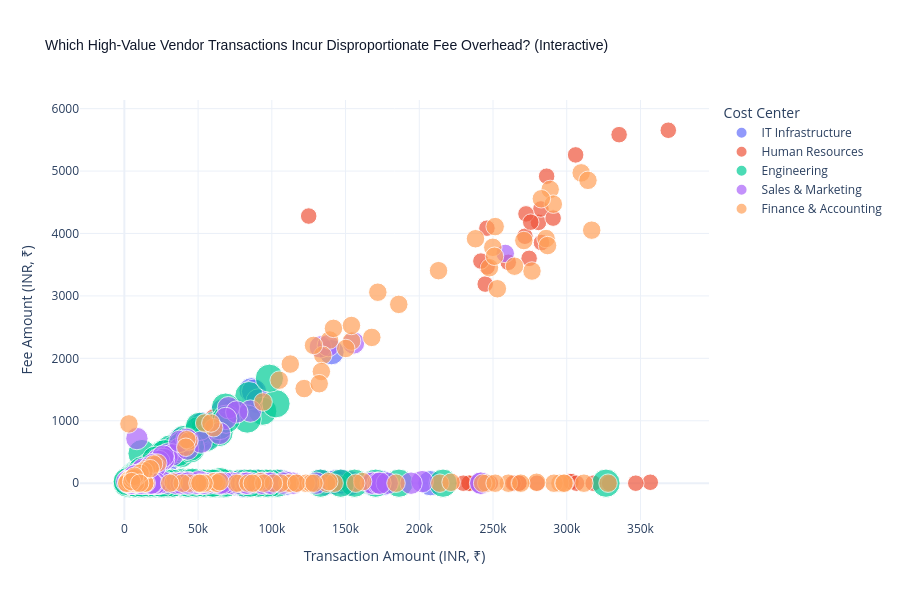

This figure's notebook cell:
### Markdown cell above
## 📌 Section 7: Multivariate Analysis (Correlation Heatmap, Pair Plot, Bubble Chart, Faceted Multiples)

### 📘 The Lesson: High-Dimensional Interactions
* **What is it?** The simultaneous examination of three or more variables to discover underlying latent patterns, multi-factor dependencies, and interaction effects.
* **Visual Toolkit:**
  * **Pearson Correlation Matrix Heatmap:** Computes pairwise linear correlation coefficients ($r \in [-1, 1]$).
  * **Pair Plot:** Matrices of bivariate scatter plots with univariate diagonal distributions, hue-segmented by categorical groups.
  * **Plotly Bubble Chart:** Encodes 4 dimensions simultaneously ($X = \text{Amount}$, $Y = \text{Fee}$, $\text{Bubble Size} = \text{Budget}$, $\text{Color} = \text{Department}$).
  * **Faceted Small Multiples:** Partitions data across categorical dimensions to eliminate visual clutter.

### Code cell
# Section 7.1: Correlation Matrix Heatmap
plt.figure(figsize=(9, 7))
numeric_cols = ['amount', 'fee_amount', 'monthly_budget', 'credit_limit', 'approval_rating']
corr_matrix = df_clean[numeric_cols].corr()

mask = np.triu(np.ones_like(corr_matrix, dtype=bool))
sns.heatmap(corr_matrix, annot=True, fmt='.3f', cmap='coolwarm', vmin=-1, vmax=1,
            mask=mask, square=True, linewidths=1, cbar_kws={'label': 'Pearson Correlation Coefficient (r)'})
plt.title("What Linear Correlations Exist Across Numerical Financial Metrics? (Pearson r)", fontsize=12, fontweight='bold', pad=15)
plt.show()

# Section 7.2: Faceted Small Multiples (Departmental Amount Distributions)
g = sns.FacetGrid(df_clean[df_clean['amount'] < 300000], col='department_name', col_wrap=3, height=3.5, aspect=1.3, sharey=False)
g.map(sns.histplot, 'amount', kde=True, color='#0284c7', bins=25)
g.set_axis_labels("Transaction Amount (INR, ₹)", "Transaction Frequency")
g.set_titles(col_template="Department: {col_name}", size=10, weight='bold')
g.fig.subplots_adjust(top=0.88)
g.fig.suptitle("How Do Spend Profiles Structurally Differ Across Enterprise Cost Centers? (<₹3L Filtered)", fontsize=13, fontweight='bold')
plt.show()

# Section 7.3: Interactive Plotly Bubble Chart (4 Dimensions)
fig_bubble = px.scatter(
    df_clean[df_clean['amount'] < 500000],
    x='amount',
    y='fee_amount',
    size='monthly_budget',
    color='department_name',
    hover_name='vendor_name',
    hover_data=['category_name', 'account_type'],
    title="Which High-Value Vendor Transactions Incur Disproportionate Fee Overhead? (Interactive)",
    labels={
        'amount': 'Transaction Amount (INR, ₹)',
        'fee_amount': 'Fee Amount (INR, ₹)',
        'monthly_budget': 'Department Budget (INR, ₹)',
        'department_name': 'Cost Center'
    },
    template='plotly_white',
    height=600
)
fig_bubble.update_layout(title_font=dict(size=14, family='Arial', color='#0f172a'))
fig_bubble.show()

### Figure 1 — Plotly figure (JSON) as saved in the notebook; plotly's stock layout.template omitted (floating-point values rounded to 4 significant figures; data arrays with more than 128 entries replaced by an {"elided": "..."} marker saying what was removed)
{"data": [{"customdata": {"elided": "125x2 str values"}, "hovertemplate": "<b>%{hovertext}</b><br><br>Cost Center=IT Infrastructure<br>Transaction Amount (INR, ₹)=%{x}<br>Fee Amount (INR, ₹)=%{y}<br>Department Budget (INR, ₹)=%{marker.size}<br>category_name=%{customdata[0]}<br>account_type=%{customdata[1]}<extra></extra>", "hovertext": ["Microsoft Azure", "Slack Tech", "Google Cloud", "Zoom Video", "Dell Technologies", "Staples Business", "Salesforce CRM", "Staples Business", "Zoom Video", "Atlassian Jira", "Microsoft Azure", "Dell Technologies", "Croma Enterprise", "Dell Technologies", "Google Cloud", "Microsoft Azure", "Google Cloud", "Croma Enterprise", "Croma Enterprise", "Staples Business", "Salesforce CRM", "AWS Cloud", "Dell Technologies", "Zoom Video", "Croma Enterprise", "Croma Enterprise", "Google Cloud", "Zoom Video", "Slack Tech", "Atlassian Jira", "Croma Enterprise", "Dell Technologies", "Google Cloud", "Microsoft Azure", "Dell Technologies", "Slack Tech", "Dell Technologies", "Atlassian Jira", "Staples Business", "Staples Business", "Staples Business", "Microsoft Azure", "Atlassian Jira", "Dell Technologies", "AWS Cloud", "Zoom Video", "Croma Enterprise", "Google Cloud", "AWS Cloud", "AWS Cloud", "AWS Cloud", "Croma Enterprise", "Microsoft Azure", "Google Cloud", "Zoom Video", "Salesforce CRM", "Salesforce CRM", "Slack Tech", "Croma Enterprise", "Microsoft Azure", "Zoom Video", "AWS Cloud", "Microsoft Azure", "AWS Cloud", "Slack Tech", "Zoom Video", "Microsoft Azure", "Slack Tech", "Slack Tech", "Microsoft Azure", "Salesforce CRM", "Microsoft Azure", "Croma Enterprise", "Croma Enterprise", "Microsoft Azure", "Dell Technologies", "Dell Technologies", "Microsoft Azure", "Slack Tech", "AWS Cloud", "Salesforce CRM", "Google Cloud", "Salesforce CRM", "Slack Tech", "AWS Cloud", "Staples Business", "Slack Tech", "Salesforce CRM", "Staples Business", "Atlassian Jira", "Dell Technologies", "Atlassian Jira", "Salesforce CRM", "Slack Tech", "Staples Business", "Zoom Video", "Salesforce CRM", "Atlassian Jira", "AWS Cloud", "Salesforce CRM", "AWS Cloud", "Microsoft Azure", "Dell Technologies", "AWS Cloud", "Microsoft Azure", "AWS Cloud", "Microsoft Azure", "Croma Enterprise", "Zoom Video", "Atlassian Jira", "Atlassian Jira", "Google Cloud", "AWS Cloud", "Microsoft Azure", "Dell Technologies", "AWS Cloud", "Croma Enterprise", "Salesforce CRM", "Google Cloud", "Google Cloud", "Dell Technologies", "Salesforce CRM", "Microsoft Azure", "Dell Technologies", "Slack Tech"], "legendgroup": "IT Infrastructure", "marker": {"color": "#636efa", "size": [2800000.0, 2800000.0, 2800000.0, 2800000.0, 2800000.0, 2800000.0, 2800000.0, 2800000.0, 2800000.0, 2800000.0, 2800000.0, 2800000.0, 2800000.0, 2800000.0, 2800000.0, 2800000.0, 2800000.0, 2800000.0, 2800000.0, 2800000.0, 2800000.0, 2800000.0, 2800000.0, 2800000.0, 2800000.0, 2800000.0, 2800000.0, 2800000.0, 3500000.0, 2800000.0, 2800000.0, 2800000.0, 2800000.0, 2800000.0, 2800000.0, 2800000.0, 2800000.0, 2800000.0, 2800000.0, 2800000.0, 2800000.0, 2800000.0, 2800000.0, 2800000.0, 2800000.0, 2800000.0, 2800000.0, 2800000.0, 2800000.0, 2800000.0, 2800000.0, 2800000.0, 2800000.0, 2800000.0, 2800000.0, 2800000.0, 2800000.0, 2800000.0, 2800000.0, 2800000.0, 2800000.0, 2800000.0, 2800000.0, 2800000.0, 2800000.0, 2800000.0, 2800000.0, 2800000.0, 2800000.0, 2800000.0, 2800000.0, 2800000.0, 2800000.0, 2800000.0, 2800000.0, 2800000.0, 2800000.0, 2800000.0, 2800000.0, 2800000.0, 2800000.0, 2800000.0, 2800000.0, 2800000.0, 2800000.0, 2800000.0, 2800000.0, 2800000.0, 2800000.0, 2800000.0, 2800000.0, 2800000.0, 2800000.0, 2800000.0, 2800000.0, 2800000.0, 2800000.0, 2800000.0, 2800000.0, 2800000.0, 2800000.0, 2800000.0, 2800000.0, 2800000.0, 2800000.0, 2800000.0, 2800000.0, 2800000.0, 2800000.0, 2800000.0, 2800000.0, 2800000.0, 2800000.0, 2800000.0, 2800000.0, 2800000.0, 2800000.0, 2800000.0, 2800000.0, 2800000.0, 2800000.0, 2800000.0, 2800000.0, 2800000.0, 2800000.0], "sizemode": "area", "sizeref": 8750.0, "symbol": "circle"}, "mode": "markers", "name": "IT Infrastructure", "orientation": "v", "showlegend": true, "type": "scatter", "x": [74580.0, 37700.0, 135500.0, 4204.0, 29180.0, 3843.0, 148700.0, 28360.0, 2333.0, 7436.0, 51420.0, 207500.0, 14290.0, 41650.0, 40980.0, 58020.0, 143200.0, 5216.0, 4949.0, 84430.0, 3668.0, 89960.0, 43020.0, 4656.0, 6071.0, 9751.0, 153100.0, 30010.0, 80300.0, 13710.0, 5410.0, 56900.0, 86230.0, 88090.0, 37820.0, 23290.0, 23890.0, 32630.0, 19050.0, 100900.0, 2971.0, 30440.0, 24070.0, 7411.0, 140500.0, 13680.0, 10650.0, 87970.0, 101000.0, 25480.0, 105700.0, 30790.0, 29030.0, 11420.0, 49560.0, 171300.0, 3223.0, 2567.0, 15850.0, 27400.0, 23230.0, 63160.0, 60280.0, 52410.0, 19370.0, 43160.0, 35330.0, 4434.0, 64570.0, 55910.0, 168000.0, 133000.0, 14720.0, 35910.0, 11800.0, 3984.0, 12180.0, 33480.0, 17710.0, 57060.0, 9620.0, 65510.0, 8540.0, 11470.0, 33550.0, 49250.0, 34690.0, 30050.0, 5553.0, 18590.0, 3738.0, 175200.0, 39190.0, 9036.0, 4424.0, 19950.0, 22810.0, 10720.0, 62550.0, 16960.0, 72120.0, 25300.0, 8803.0, 75830.0, 52190.0, 56380.0, 52970.0, 14880.0, 5114.0, 37120.0, 54080.0, 90980.0, 63270.0, 108500.0, 1984.0, 67080.0, 38840.0, 19110.0, 53040.0, 13610.0, 20470.0, 84590.0, 147400.0, 74820.0, 9412.0], "xaxis": "x", "y": [1159.0, 676.3, 0.0, 0.0, 427.8, 0.0, 0.0, 344.4, 0.0, 123.4, 919.6, 0.0, 218.8, 717.2, 655.7, 926.4, 15.0, 92.17, 72.76, 0.0, 0.0, 25.0, 0.0, 72.77, 81.48, 0.0, 0.0, 0.0, 0.0, 0.0, 84.19, 0.0, 1488.0, 0.0, 15.0, 320.7, 0.0, 547.8, 269.9, 0.0, 41.86, 499.9, 369.0, 96.42, 2098.0, 25.0, 185.1, 1467.0, 0.0, 0.0, 25.0, 0.0, 25.0, 0.0, 707.3, 0.0, 0.0, 44.12, 0.0, 0.0, 309.9, 812.2, 0.0, 0.0, 0.0, 0.0, 0.0, 77.16, 0.0, 733.7, 0.0, 25.0, 0.0, 0.0, 177.2, 54.66, 0.0, 575.0, 0.0, 920.3, 120.4, 0.0, 0.0, 142.2, 0.0, 805.5, 530.3, 25.0, 0.0, 0.0, 56.01, 0.0, 700.9, 0.0, 0.0, 258.7, 0.0, 147.2, 0.0, 0.0, 0.0, 0.0, 117.9, 0.0, 804.2, 0.0, 0.0, 25.0, 0.0, 534.7, 0.0, 1311.0, 997.8, 0.0, 0.0, 1156.0, 15.0, 292.8, 939.3, 200.4, 0.0, 0.0, 25.0, 0.0, 117.7], "yaxis": "y"}, {"customdata": {"elided": "136x2 str values"}, "hovertemplate": "<b>%{hovertext}</b><br><br>Cost Center=Human Resources<br>Transaction Amount (INR, ₹)=%{x}<br>Fee Amount (INR, ₹)=%{y}<br>Department Budget (INR, ₹)=%{marker.size}<br>category_name=%{customdata[0]}<br>account_type=%{customdata[1]}<extra></extra>", "hovertext": {"elided": "136 str values"}, "legendgroup": "Human Resources", "marker": {"color": "#EF553B", "size": {"elided": "136 float values"}, "sizemode": "area", "sizeref": 8750.0, "symbol": "circle"}, "mode": "markers", "name": "Human Resources", "orientation": "v", "showlegend": true, "type": "scatter", "x": {"elided": "136 float values"}, "xaxis": "x", "y": {"elided": "136 float values"}, "yaxis": "y"}, {"customdata": {"elided": "126x2 str values"}, "hovertemplate": "<b>%{hovertext}</b><br><br>Cost Center=Engineering<br>Transaction Amount (INR, ₹)=%{x}<br>Fee Amount (INR, ₹)=%{y}<br>Department Budget (INR, ₹)=%{marker.size}<br>category_name=%{customdata[0]}<br>account_type=%{customdata[1]}<extra></extra>", "hovertext": ["Salesforce CRM", "AWS Cloud", "HP Commercial", "Lenovo Enterprise", "Google Cloud", "AWS Cloud", "Microsoft Azure", "LinkedIn Ads Corp", "Apple Business Direct", "Atlassian Jira", "Slack Tech", "Zoom Video", "Microsoft Azure", "Apple Business Direct", "Google Cloud", "AWS Cloud", "Salesforce CRM", "Zoom Video", "HP Commercial", "Atlassian Jira", "Atlassian Jira", "Lenovo Enterprise", "Microsoft Azure", "HP Commercial", "Google Cloud", "Google Cloud", "Microsoft Azure", "Salesforce CRM", "Microsoft Azure", "Salesforce CRM", "Lenovo Enterprise", "Slack Tech", "Microsoft Azure", "AWS Cloud", "Atlassian Jira", "Zoom Video", "Apple Business Direct", "Apple Business Direct", "Salesforce CRM", "AWS Cloud", "Google Cloud", "Google Cloud", "Zoom Video", "Lenovo Enterprise", "Zoom Video", "Atlassian Jira", "Atlassian Jira", "Microsoft Azure", "Atlassian Jira", "Slack Tech", "Google Cloud", "Google Cloud", "AWS Cloud", "Apple Business Direct", "Zoom Video", "HP Commercial", "Salesforce CRM", "Google Cloud", "Microsoft Azure", "Zoom Video", "Slack Tech", "Microsoft Azure", "Lenovo Enterprise", "HP Commercial", "Slack Tech", "Lenovo Enterprise", "Atlassian Jira", "Apple Business Direct", "Google Cloud", "Google Cloud", "Salesforce CRM", "AWS Cloud", "AWS Cloud", "Slack Tech", "Atlassian Jira", "Microsoft Azure", "Slack Tech", "Salesforce CRM", "Microsoft Azure", "Salesforce CRM", "Microsoft Azure", "HP Commercial", "AWS Cloud", "Zoom Video", "Atlassian Jira", "Microsoft Azure", "Microsoft Azure", "Lenovo Enterprise", "Zoom Video", "AWS Cloud", "Slack Tech", "AWS Cloud", "Apple Business Direct", "Zoom Video", "HP Commercial", "AWS Cloud", "AWS Cloud", "Microsoft Azure", "Slack Tech", "Zoom Video", "Lenovo Enterprise", "Zoom Video", "Google Cloud", "Google Cloud", "Zoom Video", "Apple Business Direct", "Microsoft Azure", "AWS Cloud", "Microsoft Azure", "HP Commercial", "HP Commercial", "Zoom Video", "Zoom Video", "HP Commercial", "Google Cloud", "Google Cloud", "Atlassian Jira", "Lenovo Enterprise", "Zoom Video", "Apple Business Direct", "Apple Business Direct", "Microsoft Azure", "Atlassian Jira", "Salesforce CRM", "Microsoft Azure", "Lenovo Enterprise"], "legendgroup": "Engineering", "marker": {"color": "#00cc96", "size": [3500000.0, 3500000.0, 3500000.0, 3500000.0, 3500000.0, 3500000.0, 3500000.0, 2200000.0, 3500000.0, 3500000.0, 3500000.0, 3500000.0, 3500000.0, 3500000.0, 3500000.0, 3500000.0, 3500000.0, 3500000.0, 3500000.0, 3500000.0, 2800000.0, 3500000.0, 3500000.0, 3500000.0, 3500000.0, 3500000.0, 3500000.0, 3500000.0, 3500000.0, 3500000.0, 3500000.0, 3500000.0, 3500000.0, 3500000.0, 3500000.0, 3500000.0, 3500000.0, 3500000.0, 3500000.0, 3500000.0, 3500000.0, 3500000.0, 3500000.0, 3500000.0, 3500000.0, 3500000.0, 3500000.0, 3500000.0, 3500000.0, 3500000.0, 3500000.0, 3500000.0, 3500000.0, 3500000.0, 3500000.0, 3500000.0, 3500000.0, 3500000.0, 3500000.0, 3500000.0, 3500000.0, 3500000.0, 3500000.0, 3500000.0, 3500000.0, 3500000.0, 3500000.0, 3500000.0, 3500000.0, 3500000.0, 3500000.0, 3500000.0, 3500000.0, 3500000.0, 3500000.0, 3500000.0, 3500000.0, 3500000.0, 3500000.0, 3500000.0, 3500000.0, 3500000.0, 3500000.0, 3500000.0, 3500000.0, 3500000.0, 3500000.0, 3500000.0, 3500000.0, 3500000.0, 3500000.0, 3500000.0, 3500000.0, 3500000.0, 3500000.0, 3500000.0, 3500000.0, 3500000.0, 3500000.0, 3500000.0, 3500000.0, 3500000.0, 3500000.0, 3500000.0, 3500000.0, 3500000.0, 3500000.0, 3500000.0, 3500000.0, 3500000.0, 3500000.0, 3500000.0, 3500000.0, 3500000.0, 3500000.0, 3500000.0, 3500000.0, 3500000.0, 3500000.0, 3500000.0, 3500000.0, 3500000.0, 3500000.0, 3500000.0, 3500000.0, 3500000.0], "sizemode": "area", "sizeref": 8750.0, "symbol": "circle"}, "mode": "markers", "name": "Engineering", "orientation": "v", "showlegend": true, "type": "scatter", "x": [4553.0, 35480.0, 8030.0, 66420.0, 25380.0, 56690.0, 16830.0, 104500.0, 22250.0, 39500.0, 9442.0, 25000.0, 93840.0, 9490.0, 15460.0, 67590.0, 31220.0, 156000.0, 103700.0, 11220.0, 77760.0, 18900.0, 39760.0, 7379.0, 47390.0, 66040.0, 17220.0, 17590.0, 54500.0, 9232.0, 24800.0, 42430.0, 65680.0, 186200.0, 16980.0, 24570.0, 20170.0, 16690.0, 84490.0, 22050.0, 38200.0, 61320.0, 27030.0, 4924.0, 9949.0, 36440.0, 1984.0, 81640.0, 19350.0, 25410.0, 40500.0, 83340.0, 43530.0, 7746.0, 12000.0, 133000.0, 68920.0, 16440.0, 32740.0, 26170.0, 64200.0, 68630.0, 22280.0, 45030.0, 50080.0, 34730.0, 6615.0, 14720.0, 7118.0, 98910.0, 4363.0, 53630.0, 146700.0, 19930.0, 5113.0, 170400.0, 5344.0, 30420.0, 55730.0, 5172.0, 5943.0, 216100.0, 41930.0, 10630.0, 4873.0, 64870.0, 64300.0, 96070.0, 11050.0, 69000.0, 4730.0, 48640.0, 39250.0, 10470.0, 32030.0, 102800.0, 90780.0, 15940.0, 15220.0, 16690.0, 27370.0, 32490.0, 44830.0, 61090.0, 16490.0, 22970.0, 326600.0, 19120.0, 15540.0, 59930.0, 11140.0, 85320.0, 28390.0, 1963.0, 50950.0, 46160.0, 7745.0, 15960.0, 11810.0, 7778.0, 27460.0, 98380.0, 21190.0, 7632.0, 11870.0, 25240.0], "xaxis": "x", "y": [0.0, 552.7, 15.0, 0.0, 0.0, 0.0, 207.8, 0.0, 384.6, 0.0, 167.1, 426.1, 1154.0, 0.0, 0.0, 0.0, 549.3, 0.0, 0.0, 0.0, 15.0, 0.0, 15.0, 91.24, 0.0, 0.0, 25.0, 266.4, 876.8, 150.6, 0.0, 0.0, 0.0, 0.0, 0.0, 412.3, 362.8, 257.7, 1402.0, 323.7, 471.2, 925.7, 0.0, 73.19, 141.2, 490.8, 0.0, 0.0, 264.1, 15.0, 700.9, 1027.0, 0.0, 133.8, 474.9, 0.0, 0.0, 245.6, 0.0, 465.2, 812.0, 1218.0, 332.4, 550.6, 840.4, 553.0, 105.1, 195.6, 119.0, 0.0, 67.46, 0.0, 0.0, 0.0, 67.26, 0.0, 0.0, 0.0, 732.1, 15.0, 93.91, 0.0, 672.2, 0.0, 58.6, 25.0, 922.0, 0.0, 0.0, 1025.0, 59.84, 0.0, 604.6, 166.3, 0.0, 1273.0, 0.0, 231.4, 220.9, 0.0, 0.0, 0.0, 578.4, 0.0, 15.0, 0.0, 0.0, 0.0, 0.0, 0.0, 147.9, 0.0, 0.0, 24.95, 910.2, 15.0, 0.0, 249.4, 200.4, 0.0, 473.0, 1681.0, 368.7, 94.58, 0.0, 0.0], "yaxis": "y"}, {"customdata": {"elided": "128x2 str values"}, "hovertemplate": "<b>%{hovertext}</b><br><br>Cost Center=Sales & Marketing<br>Transaction Amount (INR, ₹)=%{x}<br>Fee Amount (INR, ₹)=%{y}<br>Department Budget (INR, ₹)=%{marker.size}<br>category_name=%{customdata[0]}<br>account_type=%{customdata[1]}<extra></extra>", "hovertext": ["Zoom Video", "Taj Hotels", "Taj Hotels", "Zoom Video", "Google Ads Engine", "MakeMyTrip Corp", "Atlassian Jira", "LinkedIn Ads Corp", "Atlassian Jira", "Zoom Video", "Uber for Business", "Taj Hotels", "Taj Hotels", "Meta Business", "Uber for Business", "Zoom Video", "Meta Business", "Zoom Video", "Taj Hotels", "Atlassian Jira", "Salesforce CRM", "Uber for Business", "LinkedIn Ads Corp", "Taj Hotels", "Atlassian Jira", "Uber for Business", "MakeMyTrip Corp", "Atlassian Jira", "Salesforce CRM", "Uber for Business", "Uber for Business", "Zoom Video", "Taj Hotels", "Salesforce CRM", "Taj Hotels", "Salesforce CRM", "LinkedIn Ads Corp", "Taj Hotels", "MakeMyTrip Corp", "Uber for Business", "MakeMyTrip Corp", "Salesforce CRM", "LinkedIn Ads Corp", "Zoom Video", "LinkedIn Ads Corp", "Atlassian Jira", "Taj Hotels", "Meta Business", "Salesforce CRM", "Slack Tech", "Meta Business", "Slack Tech", "Google Ads Engine", "LinkedIn Ads Corp", "Atlassian Jira", "Slack Tech", "Taj Hotels", "Zoom Video", "Taj Hotels", "Salesforce CRM", "Taj Hotels", "Slack Tech", "Taj Hotels", "Zoom Video", "Google Ads Engine", "Meta Business", "MakeMyTrip Corp", "Meta Business", "LinkedIn Ads Corp", "MakeMyTrip Corp", "Google Ads Engine", "Uber for Business", "Google Ads Engine", "Taj Hotels", "Meta Business", "Atlassian Jira", "MakeMyTrip Corp", "Uber for Business", "Google Ads Engine", "RazorpayX Payroll", "Slack Tech", "Slack Tech", "LinkedIn Ads Corp", "Meta Business", "Taj Hotels", "Uber for Business", "Uber for Business", "Uber for Business", "Google Ads Engine", "Taj Hotels", "Zoom Video", "MakeMyTrip Corp", "Slack Tech", "Uber for Business", "Taj Hotels", "Salesforce CRM", "Meta Business", "Meta Business", "Taj Hotels", "Uber for Business", "Meta Business", "Slack Tech", "Atlassian Jira", "Taj Hotels", "Uber for Business", "LinkedIn Ads Corp", "Slack Tech", "Google Ads Engine", "Uber for Business", "Atlassian Jira", "Salesforce CRM", "MakeMyTrip Corp", "Zoom Video", "Meta Business", "Google Ads Engine", "Taj Hotels", "Uber for Business", "Google Ads Engine", "Zoom Video", "Atlassian Jira", "Google Ads Engine", "Slack Tech", "Google Ads Engine", "Slack Tech", "Google Ads Engine", "Zoom Video", "Google Ads Engine", "Atlassian Jira"], "legendgroup": "Sales & Marketing", "marker": {"color": "#ab63fa", "size": [2200000.0, 2200000.0, 2200000.0, 2200000.0, 2200000.0, 2200000.0, 2200000.0, 2200000.0, 2200000.0, 2200000.0, 2200000.0, 2200000.0, 2200000.0, 2200000.0, 2200000.0, 2200000.0, 2200000.0, 2200000.0, 2200000.0, 2200000.0, 2200000.0, 2200000.0, 2200000.0, 2200000.0, 2200000.0, 2200000.0, 2200000.0, 2200000.0, 2200000.0, 2200000.0, 2200000.0, 2200000.0, 2200000.0, 2200000.0, 2200000.0, 2200000.0, 2200000.0, 2200000.0, 2200000.0, 2200000.0, 2200000.0, 2200000.0, 2200000.0, 2200000.0, 2200000.0, 2200000.0, 2200000.0, 2200000.0, 2200000.0, 2200000.0, 2200000.0, 2200000.0, 2200000.0, 2200000.0, 2200000.0, 2200000.0, 2200000.0, 2200000.0, 2200000.0, 2200000.0, 2200000.0, 2200000.0, 2200000.0, 2200000.0, 2200000.0, 2200000.0, 2200000.0, 2200000.0, 2200000.0, 2200000.0, 2200000.0, 2200000.0, 2200000.0, 2200000.0, 2200000.0, 2200000.0, 2200000.0, 2200000.0, 2200000.0, 1500000.0, 2200000.0, 2200000.0, 2200000.0, 2200000.0, 2200000.0, 2200000.0, 2200000.0, 2200000.0, 2200000.0, 2200000.0, 2200000.0, 2200000.0, 2200000.0, 2200000.0, 2200000.0, 2200000.0, 2200000.0, 2200000.0, 2200000.0, 2200000.0, 2200000.0, 2200000.0, 2200000.0, 2200000.0, 2200000.0, 2200000.0, 2200000.0, 2200000.0, 2200000.0, 2200000.0, 2200000.0, 2200000.0, 2200000.0, 2200000.0, 2200000.0, 2200000.0, 2200000.0, 2200000.0, 2200000.0, 2200000.0, 2200000.0, 2200000.0, 2200000.0, 2200000.0, 2200000.0, 2200000.0, 2200000.0, 2200000.0], "sizemode": "area", "sizeref": 8750.0, "symbol": "circle"}, "mode": "markers", "name": "Sales & Marketing", "orientation": "v", "showlegend": true, "type": "scatter", "x": [4553.0, 85650.0, 36140.0, 45200.0, 23990.0, 28940.0, 4234.0, 171300.0, 23980.0, 8500.0, 6661.0, 7659.0, 49290.0, 70580.0, 3599.0, 36980.0, 14880.0, 72500.0, 13600.0, 18500.0, 51510.0, 20150.0, 85480.0, 82050.0, 114600.0, 3082.0, 42690.0, 22690.0, 20790.0, 3270.0, 7047.0, 5009.0, 62720.0, 51020.0, 22930.0, 18680.0, 167400.0, 201900.0, 93750.0, 3277.0, 11900.0, 4562.0, 155400.0, 57270.0, 72930.0, 11290.0, 6624.0, 76230.0, 3353.0, 13050.0, 77160.0, 12530.0, 68200.0, 19390.0, 168400.0, 29560.0, 40860.0, 194400.0, 28520.0, 16210.0, 11440.0, 3750.0, 20360.0, 16030.0, 172100.0, 54340.0, 32620.0, 242000.0, 178300.0, 10130.0, 26590.0, 82400.0, 50360.0, 23420.0, 132900.0, 12560.0, 173300.0, 42380.0, 48510.0, 258300.0, 5728.0, 26270.0, 83110.0, 22790.0, 3796.0, 4653.0, 42370.0, 109700.0, 53970.0, 107600.0, 16150.0, 5227.0, 14250.0, 6497.0, 50600.0, 4518.0, 34770.0, 138300.0, 98370.0, 4717.0, 68740.0, 42870.0, 19120.0, 52090.0, 26020.0, 93110.0, 6722.0, 37500.0, 17260.0, 38520.0, 8849.0, 4993.0, 4397.0, 241600.0, 64520.0, 12370.0, 65590.0, 6757.0, 99090.0, 20540.0, 42820.0, 21350.0, 18780.0, 11470.0, 18050.0, 1699.0, 64540.0, 130100.0], "xaxis": "x", "y": [25.0, 0.0, 0.0, 0.0, 0.0, 0.0, 60.7, 0.0, 0.0, 715.3, 0.0, 112.8, 0.0, 1210.0, 46.85, 545.2, 234.0, 0.0, 25.0, 0.0, 0.0, 0.0, 1155.0, 0.0, 0.0, 50.73, 688.9, 366.8, 270.9, 48.14, 0.0, 68.49, 0.0, 0.0, 380.1, 0.0, 0.0, 25.0, 0.0, 50.43, 167.5, 64.76, 2247.0, 0.0, 0.0, 190.6, 84.88, 1141.0, 42.74, 0.0, 0.0, 225.4, 0.0, 271.8, 0.0, 467.4, 0.0, 0.0, 416.5, 25.0, 0.0, 0.0, 0.0, 0.0, 0.0, 0.0, 453.4, 0.0, 0.0, 0.0, 380.9, 0.0, 0.0, 348.7, 2183.0, 160.2, 0.0, 15.0, 0.0, 3681.0, 74.1, 433.9, 0.0, 0.0, 55.06, 0.0, 703.5, 15.0, 0.0, 0.0, 0.0, 0.0, 0.0, 90.73, 25.0, 0.0, 0.0, 2204.0, 0.0, 15.0, 1037.0, 548.8, 297.8, 657.7, 15.0, 0.0, 108.5, 669.5, 247.1, 0.0, 126.6, 0.0, 58.04, 0.0, 0.0, 25.0, 0.0, 116.6, 0.0, 253.0, 0.0, 0.0, 0.0, 0.0, 0.0, 24.18, 797.3, 0.0], "yaxis": "y"}, {"customdata": {"elided": "127x2 str values"}, "hovertemplate": "<b>%{hovertext}</b><br><br>Cost Center=Finance & Accounting<br>Transaction Amount (INR, ₹)=%{x}<br>Fee Amount (INR, ₹)=%{y}<br>Department Budget (INR, ₹)=%{marker.size}<br>category_name=%{customdata[0]}<br>account_type=%{customdata[1]}<extra></extra>", "hovertext": ["Ernst & Young LLP", "Croma Enterprise", "Staples Business", "Khaitan Legal", "Dell Technologies", "Khaitan Legal", "ADP Payroll Systems", "Staples Business", "Ernst & Young LLP", "Dell Technologies", "Deloitte Consulting", "Staples Business", "Khaitan Legal", "Dell Technologies", "ADP Payroll Systems", "Dell Technologies", "Dell Technologies", "Staples Business", "Deloitte Consulting", "Ernst & Young LLP", "Croma Enterprise", "Ernst & Young LLP", "ADP Payroll Systems", "RazorpayX Payroll", "Khaitan Legal", "Staples Business", "Khaitan Legal", "ADP Payroll Systems", "RazorpayX Payroll", "Khaitan Legal", "Staples Business", "Khaitan Legal", "Croma Enterprise", "Staples Business", "Dell Technologies", "Staples Business", "Ernst & Young LLP", "Deloitte Consulting", "Deloitte Consulting", "RazorpayX Payroll", "Staples Business", "Deloitte Consulting", "Croma Enterprise", "RazorpayX Payroll", "Khaitan Legal", "ADP Payroll Systems", "Khaitan Legal", "Khaitan Legal", "ADP Payroll Systems", "RazorpayX Payroll", "Dell Technologies", "Deloitte Consulting", "Khaitan Legal", "Khaitan Legal", "Dell Technologies", "Croma Enterprise", "ADP Payroll Systems", "RazorpayX Payroll", "Deloitte Consulting", "Croma Enterprise", "Croma Enterprise", "Croma Enterprise", "Croma Enterprise", "RazorpayX Payroll", "Ernst & Young LLP", "Dell Technologies", "Croma Enterprise", "Dell Technologies", "Ernst & Young LLP", "Dell Technologies", "ADP Payroll Systems", "ADP Payroll Systems", "Khaitan Legal", "RazorpayX Payroll", "ADP Payroll Systems", "ADP Payroll Systems", "ADP Payroll Systems", "Ernst & Young LLP", "RazorpayX Payroll", "Staples Business", "RazorpayX Payroll", "ADP Payroll Systems", "Staples Business", "Deloitte Consulting", "Croma Enterprise", "ADP Payroll Systems", "ADP Payroll Systems", "Ernst & Young LLP", "Staples Business", "Croma Enterprise", "RazorpayX Payroll", "Dell Technologies", "Ernst & Young LLP", "Dell Technologies", "Khaitan Legal", "Khaitan Legal", "Dell Technologies", "RazorpayX Payroll", "Dell Technologies", "ADP Payroll Systems", "Croma Enterprise", "Khaitan Legal", "Dell Technologies", "Staples Business", "Croma Enterprise", "Staples Business", "RazorpayX Payroll", "Ernst & Young LLP", "ADP Payroll Systems", "Ernst & Young LLP", "Khaitan Legal", "Ernst & Young LLP", "RazorpayX Payroll", "Ernst & Young LLP", "Dell Technologies", "Staples Business", "Dell Technologies", "Croma Enterprise", "Staples Business", "Staples Business", "RazorpayX Payroll", "Croma Enterprise", "Croma Enterprise", "Croma Enterprise", "RazorpayX Payroll", "Staples Business", "Dell Technologies"], "legendgroup": "Finance & Accounting", "marker": {"color": "#FFA15A", "size": [1500000.0, 1500000.0, 1500000.0, 1500000.0, 1500000.0, 1500000.0, 1500000.0, 1500000.0, 1500000.0, 1500000.0, 1500000.0, 1500000.0, 1500000.0, 1500000.0, 1500000.0, 1500000.0, 1500000.0, 1500000.0, 1500000.0, 1500000.0, 1500000.0, 1500000.0, 1500000.0, 1500000.0, 1500000.0, 1500000.0, 1500000.0, 1500000.0, 1500000.0, 1500000.0, 1500000.0, 1500000.0, 1500000.0, 1500000.0, 1500000.0, 1500000.0, 1500000.0, 1500000.0, 1500000.0, 1500000.0, 1500000.0, 1500000.0, 1500000.0, 1500000.0, 1500000.0, 1500000.0, 1500000.0, 1500000.0, 1500000.0, 1500000.0, 1500000.0, 1500000.0, 1500000.0, 1500000.0, 1500000.0, 1500000.0, 1500000.0, 1500000.0, 1500000.0, 1500000.0, 1500000.0, 1500000.0, 1500000.0, 1500000.0, 1500000.0, 1500000.0, 1500000.0, 1500000.0, 1500000.0, 1500000.0, 1500000.0, 1500000.0, 1500000.0, 1500000.0, 1500000.0, 1500000.0, 1500000.0, 1500000.0, 1500000.0, 1500000.0, 1500000.0, 1500000.0, 1500000.0, 1500000.0, 1500000.0, 1500000.0, 1500000.0, 1500000.0, 1500000.0, 1500000.0, 1500000.0, 1500000.0, 1500000.0, 1500000.0, 1500000.0, 1500000.0, 1500000.0, 1500000.0, 1500000.0, 1500000.0, 1500000.0, 1500000.0, 1500000.0, 1500000.0, 1500000.0, 1500000.0, 1500000.0, 1500000.0, 1500000.0, 1500000.0, 1500000.0, 1500000.0, 1500000.0, 1500000.0, 1500000.0, 1500000.0, 1500000.0, 1500000.0, 1500000.0, 1500000.0, 1500000.0, 1500000.0, 1500000.0, 1500000.0, 1500000.0, 1500000.0, 1500000.0], "sizemode": "area", "sizeref": 8750.0, "symbol": "circle"}, "mode": "markers", "name": "Finance & Accounting", "orientation": "v", "showlegend": true, "type": "scatter", "x": [139200.0, 12460.0, 2356.0, 105000.0, 13800.0, 142200.0, 286000.0, 33260.0, 134600.0, 2885.0, 94050.0, 14810.0, 112500.0, 55100.0, 328000.0, 60580.0, 92280.0, 77890.0, 121900.0, 110900.0, 22640.0, 154100.0, 75990.0, 288800.0, 58170.0, 52280.0, 116900.0, 247600.0, 311700.0, 141800.0, 9539.0, 213900.0, 3106.0, 15140.0, 19760.0, 7185.0, 123200.0, 89050.0, 137200.0, 295400.0, 43940.0, 62100.0, 39290.0, 260400.0, 126500.0, 291300.0, 167800.0, 150100.0, 238100.0, 279600.0, 54460.0, 154000.0, 112400.0, 138600.0, 60950.0, 2880.0, 161600.0, 213100.0, 58690.0, 3670.0, 4090.0, 5811.0, 43710.0, 287000.0, 128300.0, 13710.0, 3966.0, 4466.0, 83970.0, 9135.0, 268800.0, 251500.0, 106000.0, 276400.0, 309800.0, 290900.0, 282800.0, 101100.0, 316900.0, 13920.0, 249900.0, 264600.0, 7508.0, 156900.0, 3100.0, 251000.0, 221600.0, 133600.0, 13310.0, 4098.0, 298500.0, 9223.0, 62890.0, 4210.0, 171900.0, 64720.0, 53990.0, 245700.0, 49930.0, 243000.0, 1829.0, 186100.0, 2514.0, 30730.0, 1584.0, 10640.0, 270900.0, 94570.0, 298100.0, 184200.0, 86840.0, 132100.0, 253000.0, 116700.0, 5629.0, 42300.0, 5695.0, 41670.0, 17560.0, 7117.0, 251400.0, 6869.0, 128600.0, 4971.0, 314400.0, 10380.0, 51210.0], "xaxis": "x", "y": [2294.0, 15.0, 30.46, 1650.0, 179.0, 0.0, 3919.0, 15.0, 2049.0, 51.92, 1301.0, 0.0, 1908.0, 0.0, 0.0, 888.5, 25.0, 0.0, 1516.0, 0.0, 322.3, 2276.0, 0.0, 4706.0, 0.0, 0.0, 0.0, 3452.0, 0.0, 2480.0, 0.0, 0.0, 0.0, 235.5, 306.2, 0.0, 0.0, 0.0, 0.0, 0.0, 0.0, 0.0, 0.0, 0.0, 0.0, 0.0, 2336.0, 2158.0, 3916.0, 15.0, 964.0, 2526.0, 0.0, 25.0, 25.0, 46.94, 25.0, 3405.0, 963.5, 53.4, 61.79, 0.0, 676.9, 3807.0, 2207.0, 0.0, 0.0, 67.43, 0.0, 0.0, 0.0, 4110.0, 0.0, 3399.0, 4971.0, 4470.0, 4556.0, 0.0, 4053.0, 0.0, 3779.0, 3476.0, 0.0, 0.0, 949.8, 3636.0, 15.0, 1789.0, 197.7, 60.35, 0.0, 120.7, 0.0, 0.0, 3059.0, 25.0, 0.0, 0.0, 0.0, 0.0, 0.0, 2865.0, 41.65, 0.0, 0.0, 160.3, 3887.0, 0.0, 0.0, 0.0, 0.0, 1594.0, 3115.0, 0.0, 68.24, 699.6, 80.48, 575.8, 232.0, 86.99, 0.0, 111.2, 0.0, 25.0, 4852.0, 0.0, 0.0], "yaxis": "y"}], "layout": {"height": 600, "legend": {"itemsizing": "constant", "title": {"text": "Cost Center"}, "tracegroupgap": 0}, "title": {"font": {"color": "#0f172a", "family": "Arial", "size": 14}, "text": "Which High-Value Vendor Transactions Incur Disproportionate Fee Overhead? (Interactive)"}, "xaxis": {"anchor": "y", "domain": [0.0, 1.0], "title": {"text": "Transaction Amount (INR, ₹)"}}, "yaxis": {"anchor": "x", "domain": [0.0, 1.0], "title": {"text": "Fee Amount (INR, ₹)"}}}}
